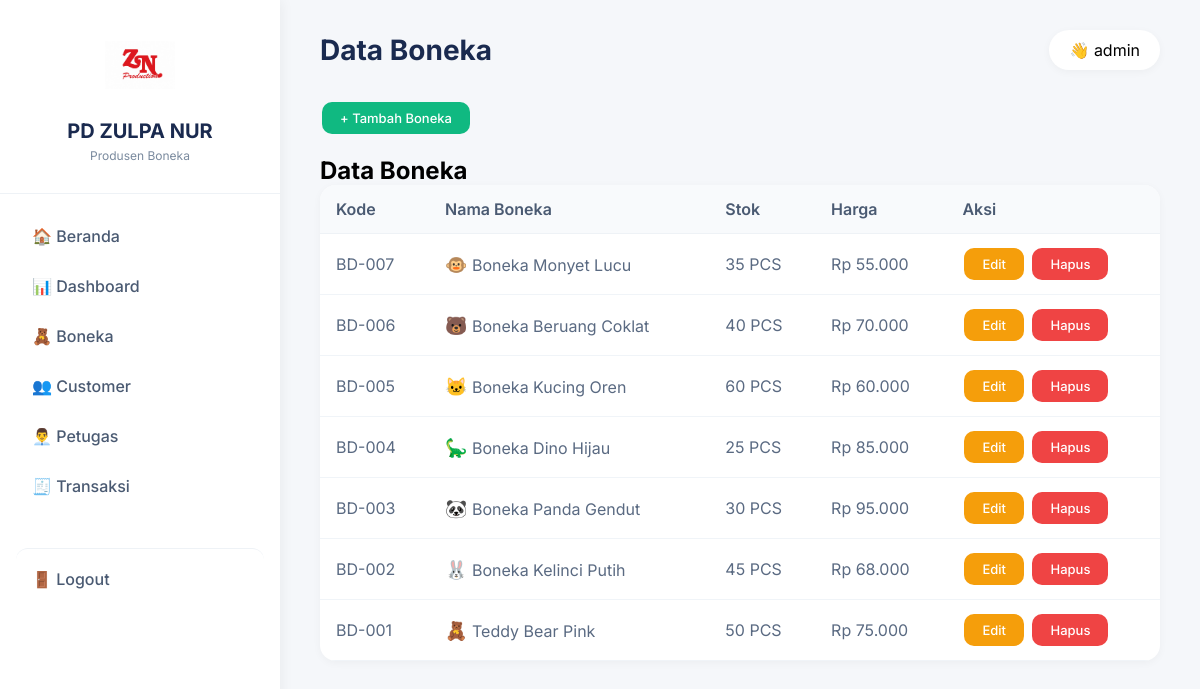
/?page=boneka (signed in), run on the app's committed database.
### tables this page shows
CREATE TABLE `boneka` (
  `id_boneka` int(11) NOT NULL AUTO_INCREMENT,
  `kode_boneka` varchar(50) DEFAULT NULL,
  `nama_boneka` varchar(100) NOT NULL,
  `stok` int(11) DEFAULT 0,
  `harga` int(11) NOT NULL,
  `gambar` varchar(10) DEFAULT '🧸',
  PRIMARY KEY (`id_boneka`)
);

### index.php (the view, shortened to what this page needs)
<?php
$conn = mysqli_connect('localhost', 'root', '', 'zulpa_nur');
mysqli_query($conn, "CREATE TABLE IF NOT EXISTS boneka (
    id_boneka INT AUTO_INCREMENT PRIMARY KEY,
    kode_boneka VARCHAR(50),
    nama_boneka VARCHAR(100) NOT NULL,
    stok INT DEFAULT 0,
    harga INT NOT NULL,
    gambar VARCHAR(10) DEFAULT '🧸'
)");
mysqli_query($conn, "CREATE TABLE IF NOT EXISTS customer (
    id_customer INT AUTO_INCREMENT PRIMARY KEY,
    nama_customer VARCHAR(100) NOT NULL,
    alamat TEXT,
    no_telepon VARCHAR(20)
)");
mysqli_query($conn, "CREATE TABLE IF NOT EXISTS petugas (
    id_petugas INT AUTO_INCREMENT PRIMARY KEY,
    nama_petugas VARCHAR(100) NOT NULL,
    jabatan VARCHAR(50)
)");
mysqli_query($conn, "CREATE TABLE IF NOT EXISTS nota (
    no_nota INT AUTO_INCREMENT PRIMARY KEY,
    tanggal DATE NOT NULL,
    total INT DEFAULT 0,
    id_customer INT,
    id_petugas INT
)");
mysqli_query($conn, "CREATE TABLE IF NOT EXISTS detail_nota (
    id_detail INT AUTO_INCREMENT PRIMARY KEY,
    no_nota INT,
    id_boneka INT,
    jumlah INT NOT NULL,
    harga INT NOT NULL,
    subtotal INT NOT NULL
)");
$total_boneka = mysqli_fetch_assoc(mysqli_query($conn, "SELECT COUNT(*) as total FROM boneka"))['total'];
$total_customer = mysqli_fetch_assoc(mysqli_query($conn, "SELECT COUNT(*) as total FROM customer"))['total'];
$total_petugas = mysqli_fetch_assoc(mysqli_query($conn, "SELECT COUNT(*) as total FROM petugas"))['total'];
$total_pemasukan = mysqli_fetch_assoc(mysqli_query($conn, "SELECT SUM(total) as total FROM nota"))['total'] ?? 0;
?>
<!DOCTYPE html>
<html lang="id">
<head>
</head>
<body>
<div class="container">
    <div class="sidebar">
        <div class="sidebar-header">
            <img src="assets/logo.jpeg" alt="Logo" class="logo-img" onerror="this.style.display='none'">
            <h1>PD ZULPA NUR</h1>
            <p>Produsen Boneka</p>
        </div>
        <div class="sidebar-nav">
            <a href="?page=home">🏠 Beranda</a>
            <a href="?page=dashboard">📊 Dashboard</a>
            <a href="?page=boneka">🧸 Boneka</a>
            <a href="?page=customer">👥 Customer</a>
            <a href="?page=petugas">👨‍💼 Petugas</a>
            <a href="?page=transaksi">🧾 Transaksi</a>
            <a href="?logout=1" class="logout">🚪 Logout</a>
        </div>
    </div>
    <div class="main">
        <div class="page-header">
            <h2><?php echo match($_GET['page'] ?? 'home') {
                'home' => 'Beranda',
                'dashboard' => 'Dashboard',
                'boneka' => 'Data Boneka',
                'customer' => 'Data Customer',
                'petugas' => 'Data Petugas',
                'transaksi' => 'Data Transaksi',
                'tambah_transaksi' => 'Tambah Transaksi',
                default => 'Dashboard'
            }; ?></h2>
            <div class="user-badge"><span>👋 <?php echo isset($_SESSION['user']) ? $_SESSION['user'] : 'Admin'; ?></span></div>
        </div>
        <?php
        $page = $_GET['page'] ?? 'home';
        if ($page == 'home') {
            echo '
            <div class="welcome-card">
                <div class="icon">🧸</div>
                <h2>Selamat Datang di PD ZULPA NUR</h2>
                <p>Produsen Boneka Berkualitas & Terpercaya</p>
                <p style="margin-top:16px;">Jl Perjuangan Rt. 04/04 No. 39 Gg. Eman Ebor<br>Kel. Jati Sari Kec. Jati Asih Kota Bekasi 17426</p>
                <p>📞 Telp 0838 0710 9757</p>
            </div>
            <div class="stats">
                <div class="stat-card"><div class="icon">🧸</div><div class="value">'.$total_boneka.'</div><div class="label">Jenis Boneka</div></div>
                <div class="stat-card"><div class="icon">👥</div><div class="value">'.$total_customer.'</div><div class="label">Customer</div></div>
                <div class="stat-card"><div class="icon">👨‍💼</div><div class="value">'.$total_petugas.'</div><div class="label">Petugas</div></div>
                <div class="stat-card"><div class="icon">💰</div><div class="value">Rp '.number_format($total_pemasukan,0,',','.').'</div><div class="label">Omzet</div></div>
            </div>
            <div class="action-buttons"><a href="?page=tambah_transaksi" class="btn btn-success">+ Transaksi Baru</a></div>';
            $transaksi_terbaru = mysqli_query($conn, "SELECT n.*, c.nama_customer FROM nota n JOIN customer c ON n.id_customer = c.id_customer ORDER BY n.no_nota DESC LIMIT 5");
            echo '<h3 style="margin:20px 0 15px;">📋 Transaksi Terbaru</h3>
            <table class="data-table"><thead><tr><th>No Nota</th><th>Tanggal</th><th>Customer</th><th>Total</th><th>Aksi</th></tr></thead><tbody>';
            while($r=mysqli_fetch_assoc($transaksi_terbaru)) echo '<tr>
                    <td>'.$r['no_nota'].'</a></td>
                    <td>'.date('d-m-Y',strtotime($r['tanggal'])).'</a></td>
                    <td>'.htmlspecialchars($r['nama_customer']).'</a></td>
                    <td>Rp '.number_format($r['total'],0,',','.').'</a></td>
                    <td><a href="?page=detail_transaksi&id='.$r['no_nota'].'" class="btn btn-info">Detail</a> <a href="?page=cetak_nota&id='.$r['no_nota'].'" class="btn btn-primary">Cetak</a></a></td>
                </tr>';
            echo '</tbody><td>';
        }
        elseif ($page == 'boneka') {
            if(isset($_GET['edit'])){
                $d=mysqli_fetch_assoc(mysqli_query($conn,"SELECT * FROM boneka WHERE id_boneka=".(int)$_GET['edit']));
                echo '
                <h2>Edit Boneka</h2>
                <div class="form-card">
                    <form method="POST">
                        <input type="hidden" name="id_boneka" value="'.$d['id_boneka'].'">
                        <div class="form-group"><label>Kode Boneka</label><input type="text" name="kode_boneka" value="'.htmlspecialchars($d['kode_boneka']).'"></div>
                        <div class="form-group"><label>Nama Boneka</label><input type="text" name="nama_boneka" value="'.htmlspecialchars($d['nama_boneka']).'" required></div>
                        <div class="form-group"><label>Stok</label><input type="number" name="stok" value="'.$d['stok'].'"></div>
                        <div class="form-group"><label>Harga</label><input type="number" name="harga" value="'.$d['harga'].'" required></div>
                        <button type="submit" name="edit_boneka" class="btn btn-primary">Update</button>
                        <a href="?page=boneka" class="btn btn-outline">Batal</a>
                    </form>
                </div>';
            } else {
                $data = mysqli_query($conn, "SELECT * FROM boneka ORDER BY id_boneka DESC");
                echo '<div class="action-buttons"><a href="?page=boneka&tambah=1" class="btn btn-success">+ Tambah Boneka</a></div>
                <h2>Data Boneka</h2>
                <table class="data-table">
                    <thead>
                        <tr><th>Kode</th><th>Nama Boneka</th><th>Stok</th><th>Harga</th><th>Aksi</th>
                    </tr>
                    </thead>
                    <tbody>';
                while($r=mysqli_fetch_assoc($data)){
                    echo '<tr>
                        <td>'.htmlspecialchars($r['kode_boneka']).'</a></td>
                        <td><span style="font-size:18px;">'.$r['gambar'].'</span> '.htmlspecialchars($r['nama_boneka']).'</a></td>
                        <td>'.$r['stok'].' PCS</a></td>
                        <td>Rp '.number_format($r['harga'],0,',','.').'</a></td>
                        <td><a href="?page=boneka&edit='.$r['id_boneka'].'" class="btn btn-warning">Edit</a> <a href="?hapus_boneka='.$r['id_boneka'].'" class="btn btn-danger" onclick="return confirm(\'Yakin hapus?\')">Hapus</a></a></td>
                    </tr>';
                }
                echo '</tbody>
                </table>';
            }
        }
        ?>
    </div>
</div>
</body>
</html>

### index.php (style rules this page uses)
* { margin:0;padding:0;box-sizing:border-box; }
body { font-family:'Inter',sans-serif;background:#f5f7fa; }
.container { max-width:1400px;margin:0 auto; }
.sidebar { position:fixed;left:0;top:0;width:280px;height:100vh;background:white;box-shadow:2px 0 12px rgba(0,0,0,0.05);z-index:1000; }
.sidebar-header { padding:30px 24px;text-align:center;border-bottom:1px solid #eef2f6; }
.logo-img { width:70px;height:70px;object-fit:contain;margin-bottom:15px;border-radius:12px; }
.sidebar-header h1 { font-size:20px;color:#1a2a4f;margin-bottom:5px; }
.sidebar-header p { font-size:12px;color:#7a8a9e; }
.sidebar-nav { padding:20px 16px; }
.sidebar-nav a { display:flex;align-items:center;gap:12px;padding:12px 16px;color:#4a5a72;text-decoration:none;border-radius:12px;margin-bottom:6px;transition:all 0.2s;font-weight:500; }
.sidebar-nav .logout { margin-top:40px;border-top:1px solid #eef2f6;padding-top:20px; }
.main { margin-left:280px;padding:30px 40px; }
.page-header { display:flex;justify-content:space-between;align-items:center;margin-bottom:30px; }
.page-header h2 { font-size:28px;font-weight:700;color:#1a2a4f; }
.user-badge { background:white;padding:10px 20px;border-radius:40px;box-shadow:0 2px 8px rgba(0,0,0,0.04); }
.data-table { width:100%;background:white;border-radius:16px;overflow:hidden;box-shadow:0 2px 8px rgba(0,0,0,0.04);border-collapse:collapse; }
.data-table th { padding:14px 16px;text-align:left;background:#f8fafc;font-weight:600;color:#4a5a72;border-bottom:1px solid #eef2f6; }
.data-table td { padding:12px 16px;border-bottom:1px solid #f0f4f8;color:#5a6a82; }
.btn { display:inline-block;padding:8px 18px;border-radius:10px;text-decoration:none;font-size:13px;font-weight:500;margin:2px;cursor:pointer;border:none;transition:all 0.2s; }
.btn-success { background:#10b981;color:white; }
.btn-danger { background:#ef4444;color:white; }
.btn-warning { background:#f59e0b;color:white; }
.action-buttons { margin-bottom:20px;display:flex;gap:10px;flex-wrap:wrap; }

### data on the page
boneka: kode_boneka "BD-007", gambar "🐵", nama_boneka "Boneka Monyet Lucu", stok "35", harga "55.000"
boneka: kode_boneka "BD-006", gambar "🐻", nama_boneka "Boneka Beruang Coklat", stok "40", harga "70.000"
boneka: kode_boneka "BD-005", gambar "🐱", nama_boneka "Boneka Kucing Oren", stok "60", harga "60.000"
boneka: kode_boneka "BD-004", gambar "🦕", nama_boneka "Boneka Dino Hijau", stok "25", harga "85.000"
boneka: kode_boneka "BD-003", gambar "🐼", nama_boneka "Boneka Panda Gendut", stok "30", harga "95.000"
boneka: kode_boneka "BD-002", gambar "🐰", nama_boneka "Boneka Kelinci Putih", stok "45", harga "68.000"
boneka: kode_boneka "BD-001", gambar "🧸", nama_boneka "Teddy Bear Pink", stok "50", harga "75.000"

### other printed values
$_SESSION['user'] "admin"
